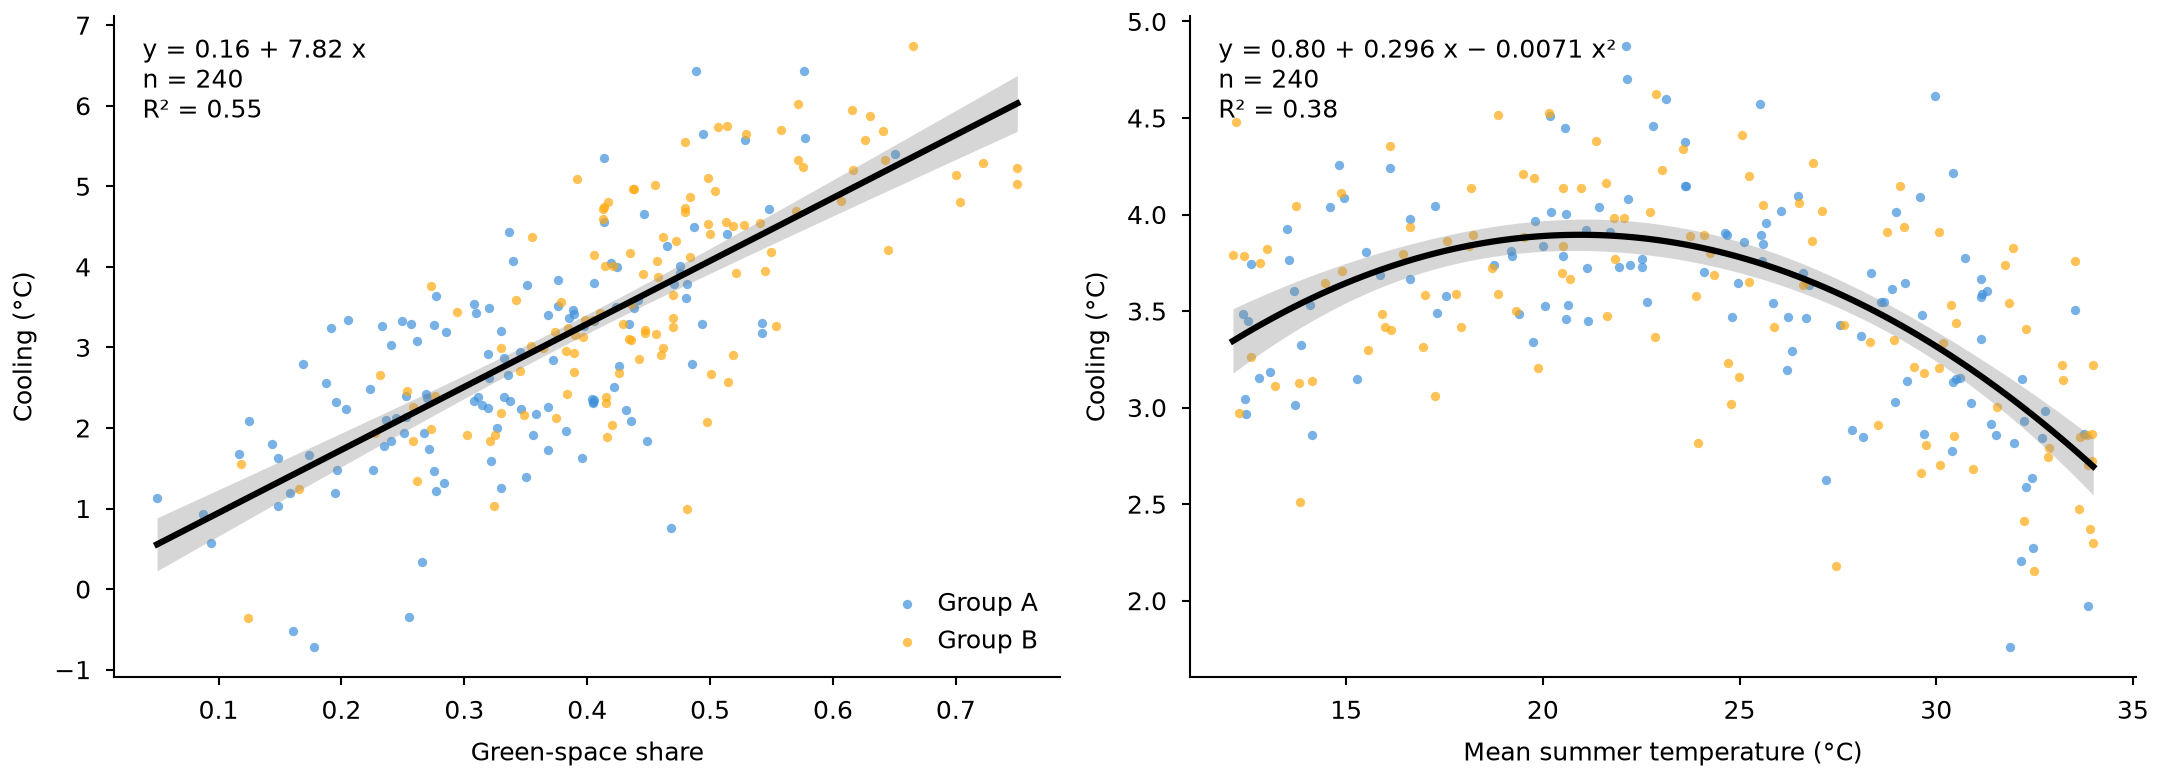

This figure's Python source:
"""Fitted lines over scatter: a straight line and a quadratic, each with its 95% band.

Synthetic data. Writes snippet.png next to this file.
"""

from math import lgamma
import os
from pathlib import Path

import matplotlib.pyplot as plt
import numpy as np

MM = 1 / 25.4
STYLE_DIR = Path(__file__).resolve().parent / "../../../styles"
GROUPS = {"Group A": "C0", "Group B": "C1"}
FIT = {"color": "black"}
BAND = {"color": "0.55", "alpha": 0.35, "linewidth": 0}


def t_quantile(p, df):
    """Student-t quantile by integrating the density."""
    x = np.linspace(0, 12, 24001)
    log_c = lgamma((df + 1) / 2) - lgamma(df / 2) - 0.5 * np.log(df * np.pi)
    density = np.exp(log_c - (df + 1) / 2 * np.log1p(x**2 / df))
    cdf = 0.5 + np.concatenate([[0], np.cumsum((density[1:] + density[:-1]) / 2
                                               * np.diff(x))])
    return np.interp(p, cdf, x)


def polynomial_fit(x, y, degree, grid):
    """Least-squares polynomial, its R² and the 95% confidence band of the mean."""
    design = np.vander(x, degree + 1)
    coef, *_ = np.linalg.lstsq(design, y, rcond=None)
    residual = y - design @ coef
    df = x.size - (degree + 1)
    variance = residual @ residual / df
    covariance = variance * np.linalg.inv(design.T @ design)
    grid_design = np.vander(grid, degree + 1)
    fitted = grid_design @ coef
    se = np.sqrt(np.einsum("ij,jk,ik->i", grid_design, covariance, grid_design))
    half = t_quantile(0.975, df) * se
    r2 = 1 - residual @ residual / np.sum((y - y.mean()) ** 2)
    return coef, fitted, half, r2


def term(value, digits, suffix=""):
    """' + 1.23 x' or ' − 1.23 x' with a true minus sign, for printed equations."""
    return f" {'−' if value < 0 else '+'} {abs(value):.{digits}f}{suffix}"


def scatter_by_group(ax, x, y, group):
    for i, (name, color) in enumerate(GROUPS.items()):
        ax.scatter(x[group == i], y[group == i], s=5, color=color, alpha=0.7,
                   linewidths=0, label=name, zorder=1)


def straight_fit(ax, x, y, group):
    scatter_by_group(ax, x, y, group)
    grid = np.linspace(x.min(), x.max(), 100)
    (slope, intercept), fitted, half, r2 = polynomial_fit(x, y, 1, grid)
    ax.fill_between(grid, fitted - half, fitted + half, zorder=2, **BAND)
    ax.plot(grid, fitted, zorder=3, **FIT)
    ax.text(0.03, 0.97, f"y = {intercept:.2f}{term(slope, 2, ' x')}\n"
            f"n = {x.size}\nR² = {r2:.2f}", transform=ax.transAxes, va="top")
    ax.set(xlabel="Green-space share", ylabel="Cooling (°C)")
    ax.legend(loc="lower right", frameon=False, handletextpad=0.2)


def curved_fit(ax, x, y, group):
    scatter_by_group(ax, x, y, group)
    grid = np.linspace(x.min(), x.max(), 100)
    (a, b, c), fitted, half, r2 = polynomial_fit(x, y, 2, grid)
    ax.fill_between(grid, fitted - half, fitted + half, zorder=2, **BAND)
    ax.plot(grid, fitted, zorder=3, **FIT)
    ax.text(0.03, 0.97, f"y = {c:.2f}{term(b, 3, ' x')}{term(a, 4, ' x²')}\n"
            f"n = {x.size}\nR² = {r2:.2f}", transform=ax.transAxes, va="top")
    ax.set(xlabel="Mean summer temperature (°C)", ylabel="Cooling (°C)")


def main():
    rng = np.random.default_rng(10)
    n = 240
    group = rng.integers(0, 2, n)
    share = np.clip(rng.normal(0.35 + 0.12 * group, 0.12, n), 0.05, 0.75)
    cooling = 0.1 + 8 * share + rng.normal(0, 0.9, n)
    temperature = rng.uniform(12, 34, n)
    cooling_t = 0.5 + 0.32 * temperature - 0.0075 * temperature**2 + rng.normal(0, 0.45, n)
    default = STYLE_DIR / "default.mplstyle"
    sheets = [default] if default.is_file() else []
    if selected := os.environ.get("CEDALION_STYLE"):
        sheet = Path(selected).expanduser()
        sheets.append(sheet if sheet.is_file() else STYLE_DIR / (selected.removesuffix(".mplstyle") + ".mplstyle"))
    width_mm = float(os.environ.get("CEDALION_WIDTH_MM", 183))
    with plt.style.context(sheets):
        fig, axes = plt.subplots(1, 2, figsize=(width_mm * MM, 66 * MM), layout="constrained")
        straight_fit(axes[0], share, cooling, group)
        curved_fit(axes[1], temperature, cooling_t, group)
        fig.savefig(os.environ.get("CEDALION_SNIPPET_PNG", Path(__file__).with_name("snippet.png")), dpi=300)
        plt.close(fig)


if __name__ == "__main__":
    main()
